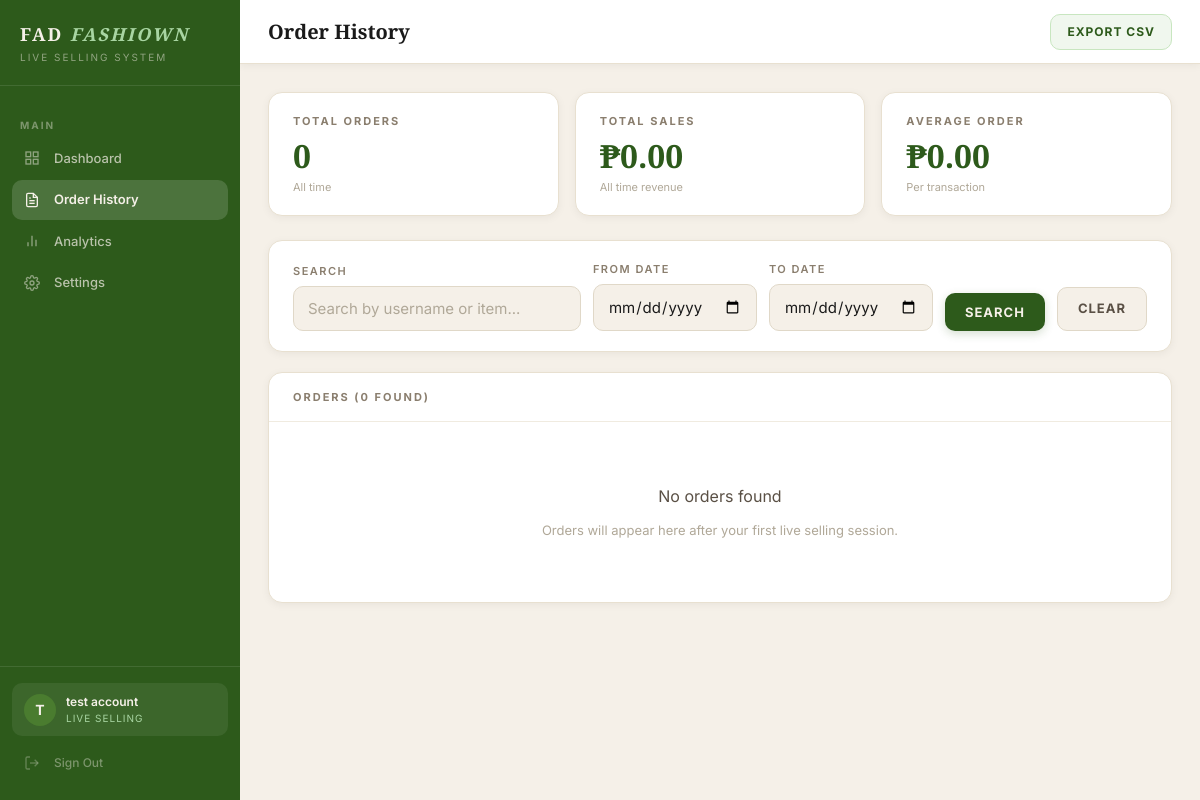
Page /orders (signed in) on the earlier database version.
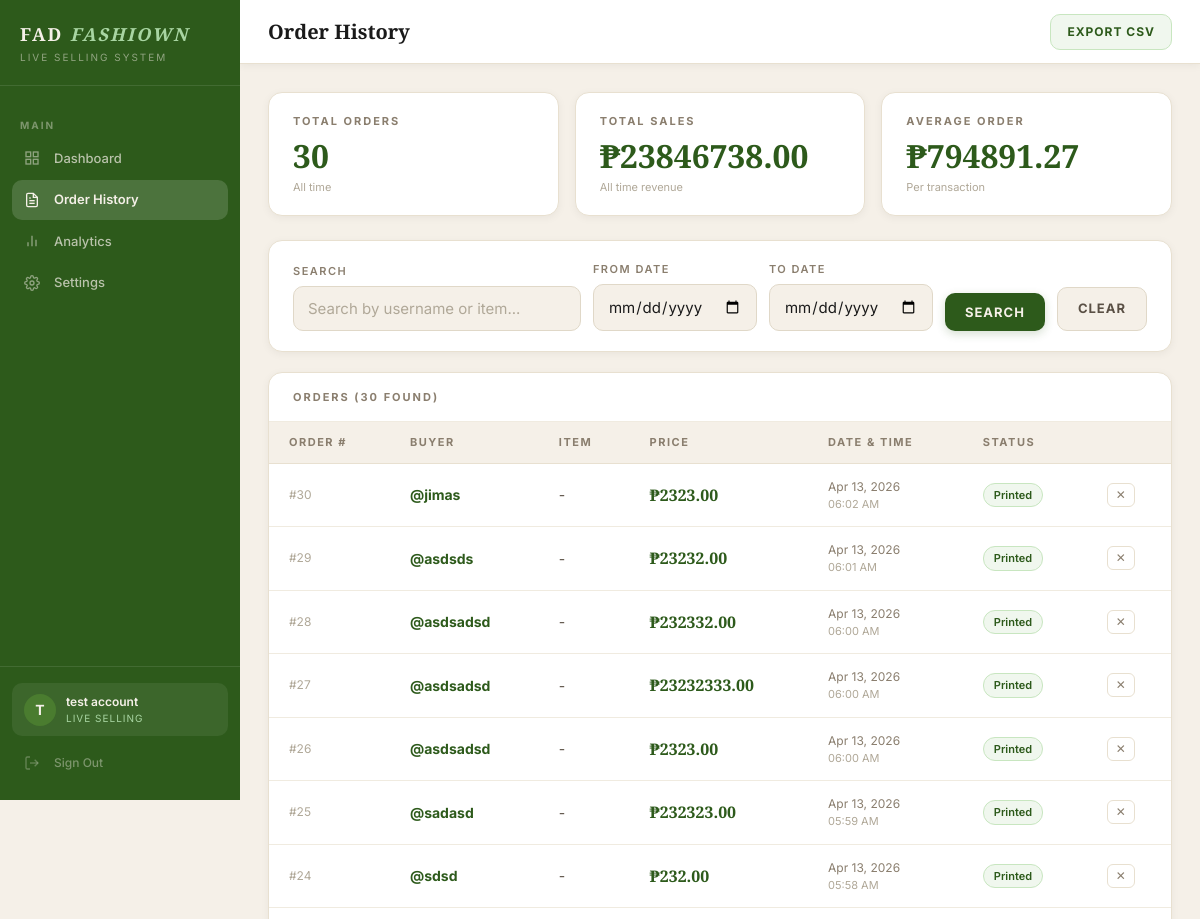
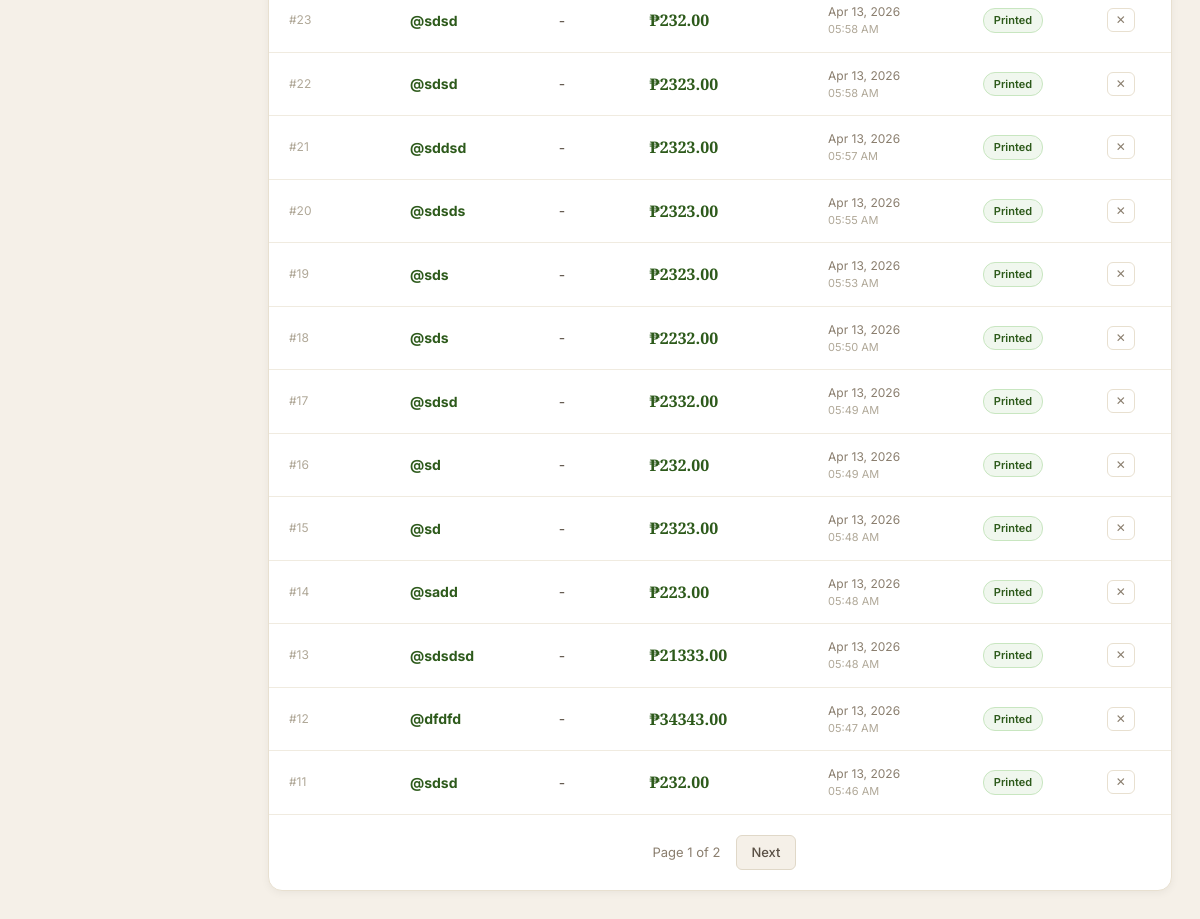
Same page on the later database version (2 pictures, top to bottom).
### auth/models.py (models this page shows, shortened)
class Client(UserMixin, db.Model):
    __tablename__ = 'clients'
    id = db.Column(db.Integer, primary_key=True)
    business_name = db.Column(db.String(100), nullable=False)
    email = db.Column(db.String(120), unique=True, nullable=False)
    password_hash = db.Column(db.String(255), nullable=False)
    plan = db.Column(db.String(20), default='active')
    is_active = db.Column(db.Boolean, default=True)
    is_admin = db.Column(db.Boolean, default=False)
    created_at = db.Column(db.DateTime, default=datetime.utcnow)
    last_login = db.Column(db.DateTime, nullable=True)
    tiktok_username = db.Column(db.String(100), default='')
    must_change_password = db.Column(db.Boolean, default=False)
    orders = db.relationship('Order', backref='client', lazy=True)
    token = db.Column(db.String(64), unique=True, nullable=True)
    detection_mode = db.Column(db.String(20), default='keywords')
    custom_keywords = db.Column(db.Text, default='mine')
    highlight_numbers = db.Column(db.Boolean, default=False)
    label_title = db.Column(db.String(100), default='FAD FASHIOWN')
    label_tagline = db.Column(db.String(100), default='Live Selling')
    label_template = db.Column(db.String(20), default='classic')
    label_show_order_id = db.Column(db.Boolean, default=True)
    label_show_datetime = db.Column(db.Boolean, default=True)

class Order(db.Model):
    __tablename__ = 'orders'
    id = db.Column(db.Integer, primary_key=True)
    client_id = db.Column(
        db.Integer,
        db.ForeignKey('clients.id'),
        nullable=False
    )
    buyer_username = db.Column(db.String(100), nullable=False)
    item_name = db.Column(db.String(200), nullable=False)
    price = db.Column(db.Float, nullable=False)
    timestamp = db.Column(db.DateTime, default=datetime.utcnow)
    label_printed = db.Column(db.Boolean, default=False)

### dashboard/routes.py (the view, shortened to what this page needs)
@dashboard.route('/orders')
@login_required
def orders():
    if current_user.is_admin:
        return redirect(url_for('auth.admin_panel'))
    search = request.args.get('search', '').strip()
    date_from = request.args.get('date_from', '')
    date_to = request.args.get('date_to', '')
    page = request.args.get('page', 1, type=int)
    per_page = 20
    query = Order.query.filter_by(client_id=current_user.id)
    if search:
        query = query.filter(
            Order.buyer_username.ilike(f'%{search}%') |
            Order.item_name.ilike(f'%{search}%')
        )
    all_orders = Order.query.filter_by(client_id=current_user.id).all()
    total_orders = len(all_orders)
    total_sales = sum(o.price for o in all_orders)
    orders_paginated = query.order_by(
        Order.timestamp.desc()
    ).paginate(page=page, per_page=per_page, error_out=False)
    return render_template(
        'orders.html',
        orders=orders_paginated,
        search=search,
        date_from=date_from,
        date_to=date_to,
        total_orders=total_orders,
        total_sales=total_sales,
        business_name=current_user.business_name
    )

### dashboard/routes.py (called while the page is built)
@dashboard.before_request
@login_required
def require_password_change():
    if current_user.is_authenticated and \
       not current_user.is_admin and \
       hasattr(current_user, 'must_change_password') and \
       current_user.must_change_password:
        return redirect(url_for('auth.change_password'))

### templates/orders.html (shortened to what this page needs)
{% extends "base.html" %}
{% block page_title %}Order History{% endblock %}
{% block topbar_right %}
<a href="/orders/export" class="btn btn-export">Export CSV</a>
{% endblock %}
{% block content %}
<div class="stats-grid">
    <div class="stat-card">
        <div class="stat-label">Total Orders</div>
        <div class="stat-number">{{ total_orders }}</div>
        <div class="stat-sub">All time</div>
    </div>
    <div class="stat-card">
        <div class="stat-label">Total Sales</div>
        <div class="stat-number">₱{{ "%.2f"|format(total_sales) }}</div>
        <div class="stat-sub">All time revenue</div>
    </div>
    <div class="stat-card">
        <div class="stat-label">Average Order</div>
        <div class="stat-number">
            ₱{{ "%.2f"|format(total_sales / total_orders) if total_orders > 0 else "0.00" }}
        </div>
        <div class="stat-sub">Per transaction</div>
    </div>
</div>
<div class="filters-card">
    <form method="GET" action="/orders">
        <div class="filters-row">
            <div class="form-group" style="margin:0">
                <label class="form-label">Search</label>
                <input type="text" name="search" class="form-input"
                       value="{{ search }}"
                       placeholder="Search by username or item..." />
            </div>
            <div class="form-group" style="margin:0">
                <label class="form-label">From Date</label>
                <input type="date" name="date_from"
                       class="form-input" value="{{ date_from }}" />
            </div>
            <div class="form-group" style="margin:0">
                <label class="form-label">To Date</label>
                <input type="date" name="date_to"
                       class="form-input" value="{{ date_to }}" />
            </div>
            <div class="form-group" style="margin:0">
                <label class="form-label">&nbsp;</label>
                <button type="submit" class="btn btn-primary">Search</button>
            </div>
            <div class="form-group" style="margin:0">
                <label class="form-label">&nbsp;</label>
                <a href="/orders" class="btn btn-secondary">Clear</a>
            </div>
        </div>
    </form>
</div>
<div class="table-card">
    <div class="table-header">
        <span class="card-title">Orders ({{ orders.total }} found)</span>
    </div>
    {% if orders.items %}
    <table>
        <thead>
            <tr>
                <th>Order #</th>
                <th>Buyer</th>
                <th>Item</th>
                <th>Price</th>
                <th>Date & Time</th>
                <th>Status</th>
                <th></th>
            </tr>
        </thead>
        <tbody>
            {% for order in orders.items %}
            <tr id="order-row-{{ order.id }}">
                <td class="td-id">#{{ order.id }}</td>
                <td class="td-buyer">@{{ order.buyer_username }}</td>
                <td class="td-item">{{ order.item_name }}</td>
                <td class="td-price">₱{{ "%.2f"|format(order.price) }}</td>
                <td class="td-time">
                    {{ order.timestamp.strftime('%b %d, %Y') }}
                    <span style="color:var(--text-light);display:block;font-size:11px">
                        {{ order.timestamp.strftime('%I:%M %p') }}
                    </span>
                </td>
                <td><span class="badge badge-success">Printed</span></td>
                <td>
                    <button
                        class="btn-delete-order"
                        onclick="deleteOrder({{order.id}}, this)"
                        data-username="{{ order.buyer_username }}"
                        title="Delete order">
                        &#10005;
                    </button>
                </td>
            </tr>
            {% endfor %}
        </tbody>
    </table>
    {% if orders.pages > 1 %}
    <div class="pagination">
        <span class="page-info">Page {{ orders.page }} of {{ orders.pages }}</span>
        {% if orders.has_next %}
        <a href="/orders?page={{ orders.next_num }}&search={{ search }}&date_from={{ date_from }}&date_to={{ date_to }}"
           class="page-btn">Next</a>
        {% endif %}
    </div>
    {% endif %}
    {% else %}
    <div class="empty-state" style="padding:60px">
        <p style="font-size:16px;color:var(--text-medium);margin-bottom:8px">
            No orders found
        </p>
        <p>
            {% if search or date_from or date_to %}
                No orders match your search criteria.
                <a href="/orders" style="color:var(--green-dark)">Clear filters</a>
            {% else %}
                Orders will appear here after your first live selling session.
            {% endif %}
        </p>
    </div>
    {% endif %}
</div>
{% endblock %}

### templates/base.html (shortened to what this page needs)
<!DOCTYPE html>
<html lang="en">
<head>
    <link rel="stylesheet" href="/static/style.css">
</head>
<body>
<div class="app-layout">
    <aside class="sidebar" id="sidebar">
        <div class="sidebar-brand">
            <div class="brand-name">FAD <em>FASHIOWN</em></div>
            <div class="brand-sub">Live Selling System</div>
        </div>
        <nav class="sidebar-nav">
            {% if current_user.is_admin %}
            <div class="nav-section-label">Management</div>
            <a href="/admin"
               class="nav-item {% if request.endpoint == 'auth.admin_panel' %}active{% endif %}">
                <span class="nav-icon">
                    <svg width="16" height="16" fill="none" stroke="currentColor" stroke-width="2" viewBox="0 0 24 24">
                        <path d="M17 21v-2a4 4 0 0 0-4-4H5a4 4 0 0 0-4 4v2"/>
                        <circle cx="9" cy="7" r="4"/>
                        <path d="M23 21v-2a4 4 0 0 0-3-3.87"/>
                        <path d="M16 3.13a4 4 0 0 1 0 7.75"/>
                    </svg>
                </span>
                Client Management
            </a>
            {% else %}
            <div class="nav-section-label">Main</div>
            <a href="/"
               class="nav-item {% if request.endpoint == 'dashboard.index' %}active{% endif %}">
                <span class="nav-icon">
                    <svg width="16" height="16" fill="none" stroke="currentColor" stroke-width="2" viewBox="0 0 24 24">
                        <rect x="3" y="3" width="7" height="7"/>
                        <rect x="14" y="3" width="7" height="7"/>
                        <rect x="3" y="14" width="7" height="7"/>
                        <rect x="14" y="14" width="7" height="7"/>
                    </svg>
                </span>
                Dashboard
            </a>
            <a href="/orders"
               class="nav-item {% if request.endpoint == 'dashboard.orders' %}active{% endif %}">
                <span class="nav-icon">
                    <svg width="16" height="16" fill="none" stroke="currentColor" stroke-width="2" viewBox="0 0 24 24">
                        <path d="M14 2H6a2 2 0 0 0-2 2v16a2 2 0 0 0 2 2h12a2 2 0 0 0 2-2V8z"/>
                        <polyline points="14 2 14 8 20 8"/>
                        <line x1="16" y1="13" x2="8" y2="13"/>
                        <line x1="16" y1="17" x2="8" y2="17"/>
                        <polyline points="10 9 9 9 8 9"/>
                    </svg>
                </span>
                Order History
            </a>
            <a href="/analytics"
            class="nav-item {% if request.endpoint == 'dashboard.analytics' %}active{% endif %}">
                <span class="nav-icon">
                    <svg width="16" height="16" fill="none" stroke="currentColor" stroke-width="2" viewBox="0 0 24 24">
                        <line x1="18" y1="20" x2="18" y2="10"/>
                        <line x1="12" y1="20" x2="12" y2="4"/>
                        <line x1="6" y1="20" x2="6" y2="14"/>
                    </svg>
                </span>
                Analytics
            </a>
            <a href="/settings"
            class="nav-item {% if request.endpoint == 'dashboard.settings' %}active{% endif %}">
                <span class="nav-icon">
                </span>
                Settings
            </a>
            {% endif %}
        </nav>
        <div class="sidebar-footer">
            <div class="client-info">
                <div class="client-avatar">
                    {{ current_user.business_name[0].upper() }}
                </div>
                <div class="client-details">
                    <div class="client-name">{{ current_user.business_name }}</div>
                    <div class="client-plan">
                        {% if current_user.is_admin %}System Administrator{% else %}Live Selling{% endif %}
                    </div>
                </div>
            </div>
            <a href="/logout" class="nav-item nav-signout">
                <span class="nav-icon">
                    <svg width="16" height="16" fill="none" stroke="currentColor" stroke-width="2" viewBox="0 0 24 24">
                        <path d="M9 21H5a2 2 0 0 1-2-2V5a2 2 0 0 1 2-2h4"/>
                        <polyline points="16 17 21 12 16 7"/>
                        <line x1="21" y1="12" x2="9" y2="12"/>
                    </svg>
                </span>
                Sign Out
            </a>
        </div>
    </aside>
    <main class="main-content">
        <div class="topbar">
            <div style="display:flex;align-items:center;gap:14px">
                <div class="topbar-title">{% block page_title %}{% endblock %}</div>
            </div>
            <div class="topbar-right">
                {% block topbar_right %}{% endblock %}
            </div>
        </div>
        <div class="page-content">
            {% block content %}{% endblock %}
        </div>
    </main>
</div>
</body>
</html>

Differences in the rows shown:
added Order: id "30", buyer_username "jimas", item_name "-", price "2323.00", timestamp "Apr 13, 2026", timestamp "06:02 AM"
added Order: id "29", buyer_username "asdsds", item_name "-", price "23232.00", timestamp "Apr 13, 2026", timestamp "06:01 AM"
added Order: id "28", buyer_username "asdsadsd", item_name "-", price "232332.00", timestamp "Apr 13, 2026", timestamp "06:00 AM"
added Order: id "27", buyer_username "asdsadsd", item_name "-", price "23232333.00", timestamp "Apr 13, 2026", timestamp "06:00 AM"
added Order: id "26", buyer_username "asdsadsd", item_name "-", price "2323.00", timestamp "Apr 13, 2026", timestamp "06:00 AM"
added Order: id "25", buyer_username "sadasd", item_name "-", price "232323.00", timestamp "Apr 13, 2026", timestamp "05:59 AM"
added Order: id "24", buyer_username "sdsd", item_name "-", price "232.00", timestamp "Apr 13, 2026", timestamp "05:58 AM"
added Order: id "23", buyer_username "sdsd", item_name "-", price "232.00", timestamp "Apr 13, 2026", timestamp "05:58 AM"
added Order: id "22", buyer_username "sdsd", item_name "-", price "2323.00", timestamp "Apr 13, 2026", timestamp "05:58 AM"
added Order: id "21", buyer_username "sddsd", item_name "-", price "2323.00", timestamp "Apr 13, 2026", timestamp "05:57 AM"
added Order: id "20", buyer_username "sdsds", item_name "-", price "2323.00", timestamp "Apr 13, 2026", timestamp "05:55 AM"
added Order: id "19", buyer_username "sds", item_name "-", price "2323.00", timestamp "Apr 13, 2026", timestamp "05:53 AM"
added Order: id "18", buyer_username "sds", item_name "-", price "2232.00", timestamp "Apr 13, 2026", timestamp "05:50 AM"
added Order: id "17", buyer_username "sdsd", item_name "-", price "2332.00", timestamp "Apr 13, 2026", timestamp "05:49 AM"
added Order: id "16", buyer_username "sd", item_name "-", price "232.00", timestamp "Apr 13, 2026", timestamp "05:49 AM"
added Order: id "15", buyer_username "sd", item_name "-", price "2323.00", timestamp "Apr 13, 2026", timestamp "05:48 AM"
added Order: id "14", buyer_username "sadd", item_name "-", price "223.00", timestamp "Apr 13, 2026", timestamp "05:48 AM"
added Order: id "13", buyer_username "sdsdsd", item_name "-", price "21333.00", timestamp "Apr 13, 2026", timestamp "05:48 AM"
added Order: id "12", buyer_username "dfdfd", item_name "-", price "34343.00", timestamp "Apr 13, 2026", timestamp "05:47 AM"
added Order: id "11", buyer_username "sdsd", item_name "-", price "232.00", timestamp "Apr 13, 2026", timestamp "05:46 AM"
Other differences:
{{ total_orders }}: "0" → "30"
{{ "%.2f"|format(total_sales) }}: "0.00" → "23846738.00"
{{ orders.total }}: "0" → "30"
{{ orders.page }}: (not shown) → "1"
{{ orders.pages }}: (not shown) → "2"
text no longer shown: "0.00 No orders found Orders will appear here after your first live selling session."
text now shown: "794891.27 ORDER # BUYER ITEM PRICE DATE & TIME STATUS Page of Next"
